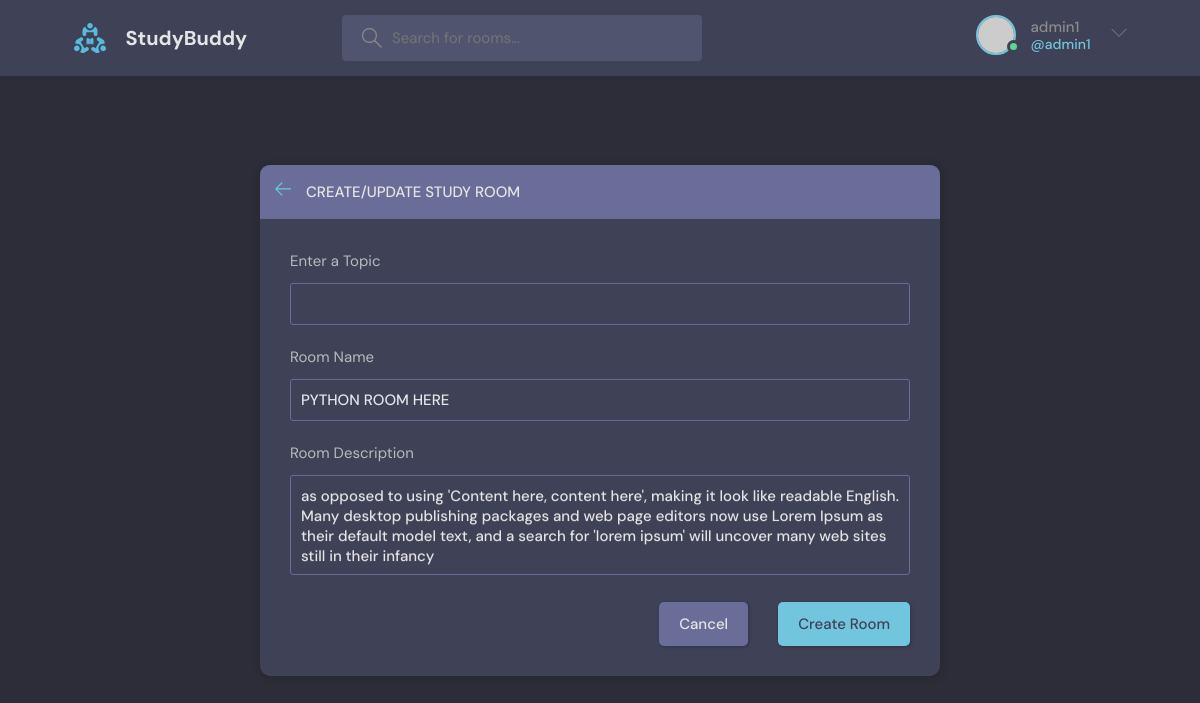
The app's page /update-room/3/ (signed in) with its own data.
### base/models.py (models this page shows, shortened)
class Room(models.Model):
    host = models.ForeignKey(User, on_delete = models.SET_NULL, null=True )
    topic = models.ForeignKey(Topic, on_delete=models.SET_NULL ,null=True)#IF WE BRING TOPIC DOWN WRAP TOPIC IN A STRING "TOPIC"
    name = models.CharField(max_length=200)
    description = models.TextField(null = True , blank=True)
    participants = models.ManyToManyField(User , related_name="participants" , blank = True)
    updated = models.DateTimeField(auto_now=True)
    created = models.DateTimeField(auto_now_add=True)
    class Meta:
        ordering = ['-created', '-updated']

### base/views.py (the view)
# urls.py: path("update-room/<str:pk>/", views.updateRoom , name="update-room"),
@login_required(login_url = "login")
def updateRoom(request,pk):
    room = Room.objects.get(id = pk)
    form = RoomForm(instance=room)
    if request.user != room.host:
        return HttpResponse("u r not allowed")
    if request.method == 'POST':
        form = RoomForm(request.POST, instance=room)
        if form.is_valid():
            form.save()
        return redirect('home')
    context = {'form' :form}
    return render(request,'base/room_form.html', context)

### base/froms.py
class RoomForm(ModelForm):
    class Meta:
        model = Room
        fields ='__all__'
        excludes = 'participants', 'host'

### base/templates/base/room_form.html (shortened to what this page needs)
{% extends 'main.html' %}
{% block content %}
<body>
  <main class="create-room layout">
    <div class="container">
      <div class="layout__box">
        <div class="layout__boxHeader">
          <div class="layout__boxTitle">
            <a href="{% url 'home' %}">
              <svg version="1.1" xmlns="http://www.w3.org/2000/svg" width="32" height="32" viewBox="0 0 32 32">
                <title>arrow-left</title>
                <path
                  d="M13.723 2.286l-13.723 13.714 13.719 13.714 1.616-1.611-10.96-10.96h27.625v-2.286h-27.625l10.965-10.965-1.616-1.607z">
                </path>
              </svg>
            </a>
            <h3>Create/update Study Room</h3>
          </div>
        </div>
        <div class="layout__body">
          <form class="form" action="" method = "POST">
            <div class="form__group">
              <label for="room_topic">Enter a Topic</label>
              <input required type="text" value="{{room.topic.name}}" name="topic" list="topic-list" />
            </div>
          <div class="form__group">
            <label for="room_name">Room Name</label>
            {{form.name}}
          </div>
          <div class="form__group">
            <label for="room_description">Room Description</label>
            {{form.description}}
          </div>
            <div class="form__action">
              <a class="btn btn--dark" href="{{request.META.HTTP_REFERER}}l">Cancel</a>
              <button class="btn btn--main" type="submit">Create Room</button>
            </div>
          </form>
        </div>
      </div>
    </div>
  </main>
</body>
{% endblock content %}

### templates/navbar.html (shortened to what this page needs)
{% load static %}
<header class="header header--loggedIn">
    <div class="container">
      <a href="{% url 'home' %}" class="header__logo">
        <img src="{% static 'images/logo.svg'%}" />
        <h1>StudyBuddy</h1>
      </a>
      <form class="header__search" method="GET" action="{% url 'home' %}">
        <label>
          <input name = "q" placeholder="Search for rooms..." />
        </label>
      </form>
      <nav class="header__menu">
        {% if request.user.is_authenticated %}
        <div class="header__user">
          <a href="{% url 'profile' user.id %}">
            <div class="avatar avatar--medium active">
              <img src="https://randomuser.me/api/portraits/men/37.jpg" />
            </div>
            <p>{{request.user.username}}<span>@{{request.user.username}}</span></p>
          </a>
          <button class="dropdown-button">
            <svg version="1.1" xmlns="http://www.w3.org/2000/svg" width="32" height="32" viewBox="0 0 32 32">
              <title>chevron-down</title>
              <path d="M16 21l-13-13h-3l16 16 16-16h-3l-13 13z"></path>
            </svg>
          </button>
        </div>
        {% endif %}
      </nav>
    </div>
  </header>

### records on screen
Room: name "PYTHON ROOM HERE", description "as opposed to using 'Content here, content here', making it look like readable English. Many desktop publishing packages and web page editors now use Lorem Ipsum as their default model text, and a search for 'lorem ipsum' will uncover many web sites still in their infancy"

### other values on screen
{{ request.user.username }} "admin1"
